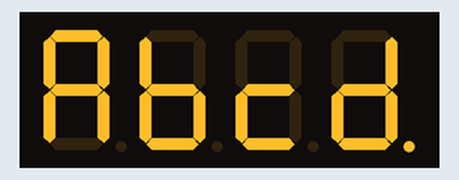
Bench run of a sketch on a simulated Arduino Uno, built with avr-gcc and run on an emulated ATmega328P. Shown: 4-digit seven-segment display.

Above: at 0.1 s.

The sketch:

Code_dung_thu_vien.ino
```cpp
#include "SevSeg.h" //Thêm thư viện SevSeg vào.

//Tạo đối tượng led 7 đoạn
SevSeg myDisplay;

void setup()
{

    int displayType = COMMON_CATHODE; //Kiểu led chung cực dương(COMMON_ANODE) hay cực âm(COMMON_CATHODE)

    int digit1 = 9; //Pin chung nhóm 1
    int digit2 = 10; //Pin chung nhóm 2
    int digit3 = 11; //Pin chung nhóm 3
    int digit4 = 12; //Pin chung nhóm 4

    //Khai báo pin các nhánh của led đơn
    int segA = 2; //Nhánh led A
    int segB = 3; //Nhánh led B
    int segC = 4; //Nhánh led C
    int segD = 5; //Nhánh led D
    int segE = 6; //Nhánh led E
    int segF = 7; //Nhánh led F
    int segG = 8; //Nhánh led G
    int segDP = 13; //Dấu chấm

    int numberOfDigits = 4; //Số dấu chấm

    myDisplay.Begin(displayType, numberOfDigits, digit1, digit2, digit3, digit4, segA, segB, segC, segD, segE, segF, segG, segDP); //Thông báo thông tin về module
    myDisplay.SetBrightness(100); //Điều chỉnh độ sáng là 100%
}

void loop()
{
    myDisplay.DisplayString("abcd", 0b00001000); /* Thể hiện chữ AbcD ra bảng LED, và dãy số 0b00001000 là vị trí dấu chấm.
                                                     Bạn hãy thử thay những số 0 bằng số 1 hoặc ngược lại để kiểm nghiệm*/
    delay(5000); //Chờ 5s
    myDisplay.DisplayString("11 3", 0b00000001); /*Thể hiện dãy "11 3" ra bảng led*/
}
```
